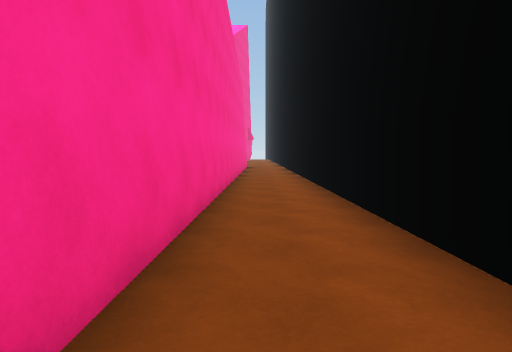
[1] (above)

20 first-person views from a walk through a Unity game level. The camera is 1.4 m above the floor, tilts 4° down and sees 75° across. The floor is counted in squares, 2 m on a side. Each view is taken from the middle of a square. On the plan, view 1 faces up. The plan holds only what a view shows up to about 10 squares ahead; the rest is blank. The place goes on beyond the plan.

[2]
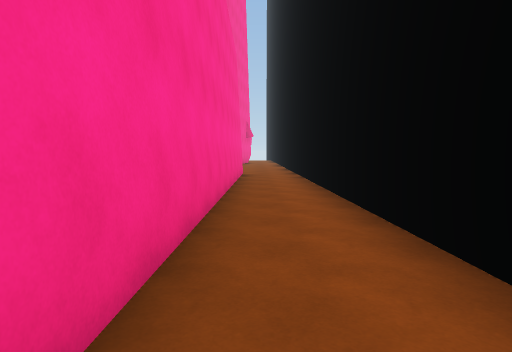

[3]
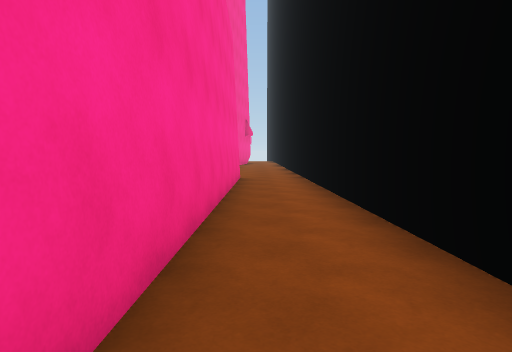

[4]
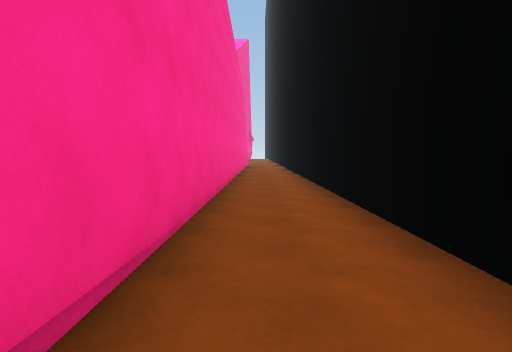

[5]
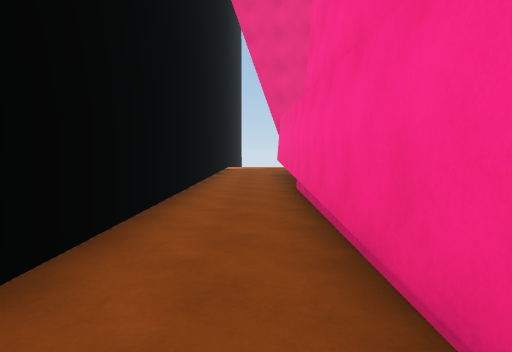

[6]
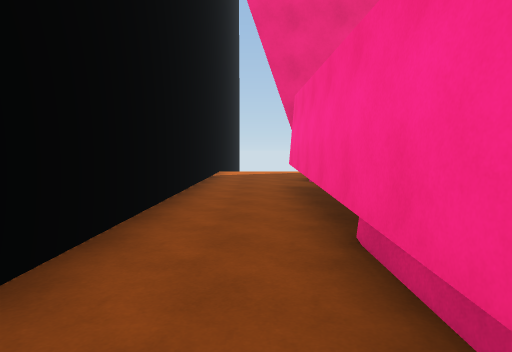

[7]
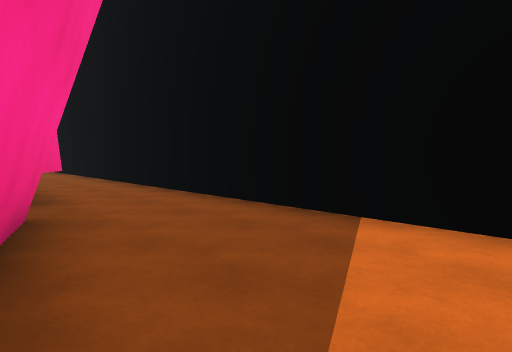

[8]
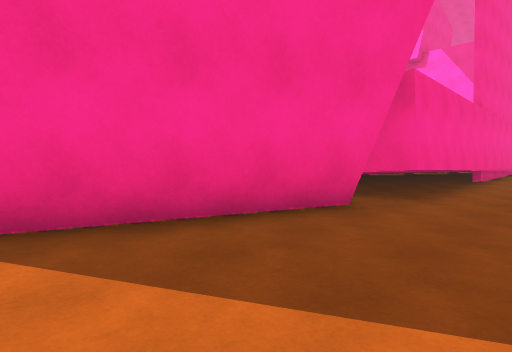

[9]
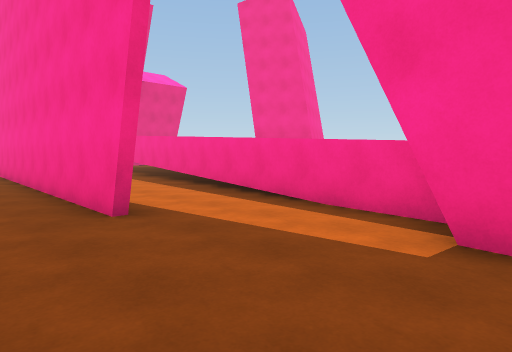

[10]
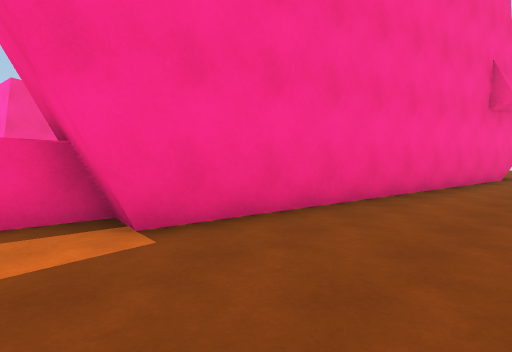

[11]
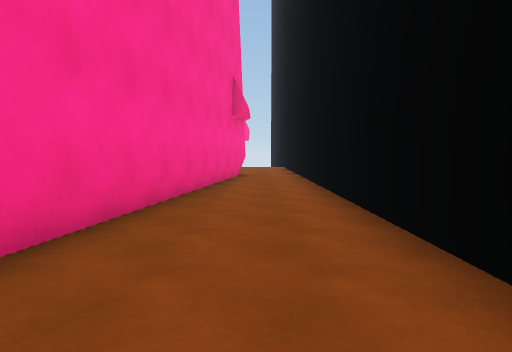

[12]
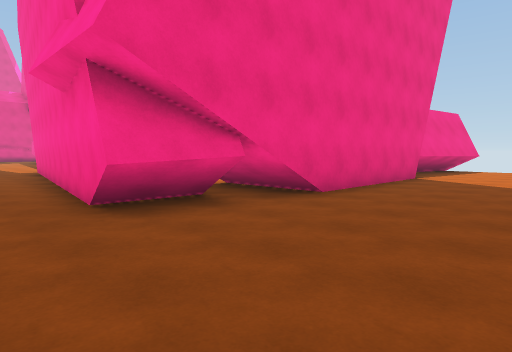

[13]
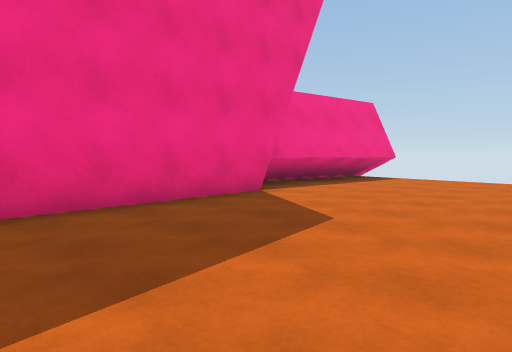

[14]
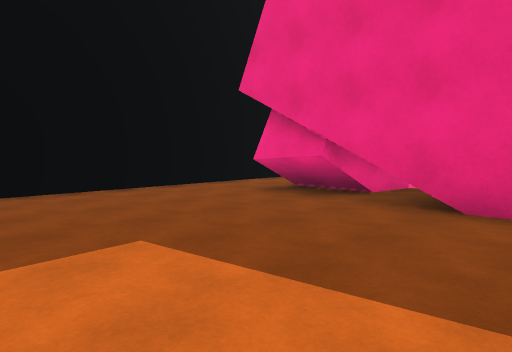

[15]
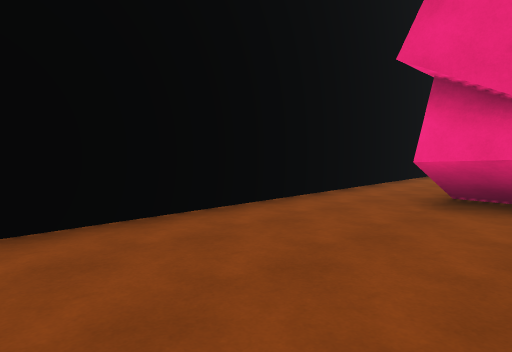

[16]
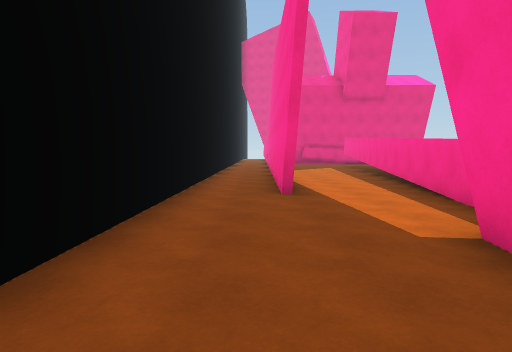

[17]
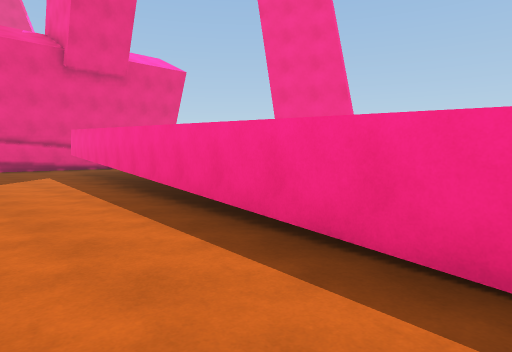

[18]
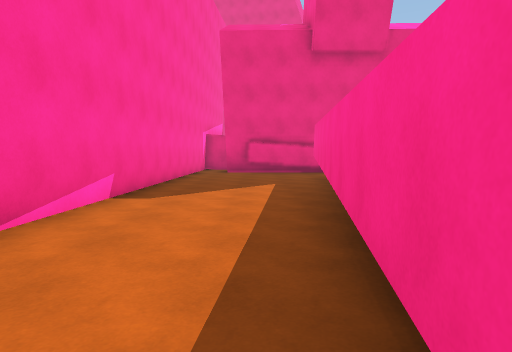

[19]
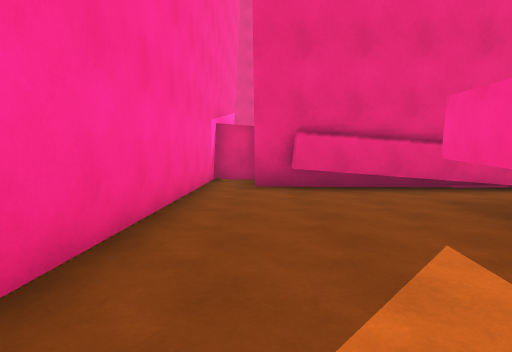

[20]
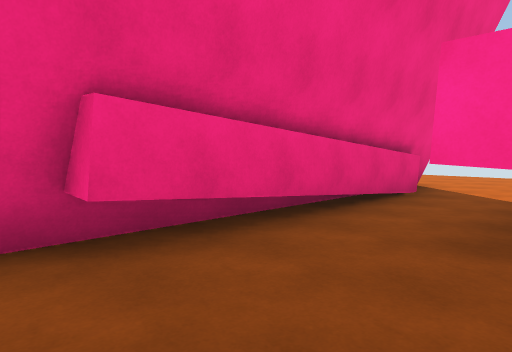

### Floor plan
Ten units are one square. View 1 is at (0, 0); x grows to the right and y downward. Boxes are objects, and circles mark ways between rooms. Rooms are numbered by the first view taken in them; rooms with no view inside come last. Other rooms are left out.
<svg viewBox="-140 -337 158 489">
<path fill="none" stroke="#000" d="M13 -25 13 -135M-10 108 -24 147M13 129 13 41M-5 -135 -9 101M13 -235 13 -332M-19 -190 -32 -192M-26 -192 -47 -41M-25 -272 -21 -296 -4 -293 -18 -191M-5 -165 -5 -135M13 -135 13 -170M-89 -297 -22 -297M-135 -301 -91 -293M-67 -24 -19 -22M-84 -28 -27 -28 -27 -25 -19 -24M-94 -27 -62 -26M-96 -25 -89 -25M-9 -3 -7 -112M-18 -191 -26 -192"/>
<circle cx="10" cy="-130" r="3" fill="#2a7"/>
<text x="0" y="20">1</text>
<text x="-10" y="-220">2</text>
</svg>
Room 1 opens to room 2.

Where each view was taken, in squares from view 1:
view 1: 0 up, 0 right, facing up
view 2: 5 up, 0 right, facing up
view 3: 7 up, 0 right, facing up
view 4: 3 down, 0 right, facing up
view 5: 1 up, 0 right, facing down
view 6: 3 down, 0 right, facing down
view 7: 15 down, 2 left, facing up-right
view 8: 15 down, 1 right, facing up-left
view 9: 20 up, 1 right, facing down-left
view 10: 18 up, 1 right, facing up-left
view 11: 18 up, 0 right, facing up
view 12: 33 up, 1 right, facing down-left
view 13: 34 up, 4 left, facing down-left
view 14: 34 up, 5 left, facing down-right
view 15: 34 up, 2 left, facing down-right
view 16: 22 up, 0 right, facing down
view 17: 17 up, 1 left, facing down-left
view 18: 14 up, 3 left, facing down
view 19: 9 up, 2 left, facing down
view 20: 5 up, 2 left, facing down-left
